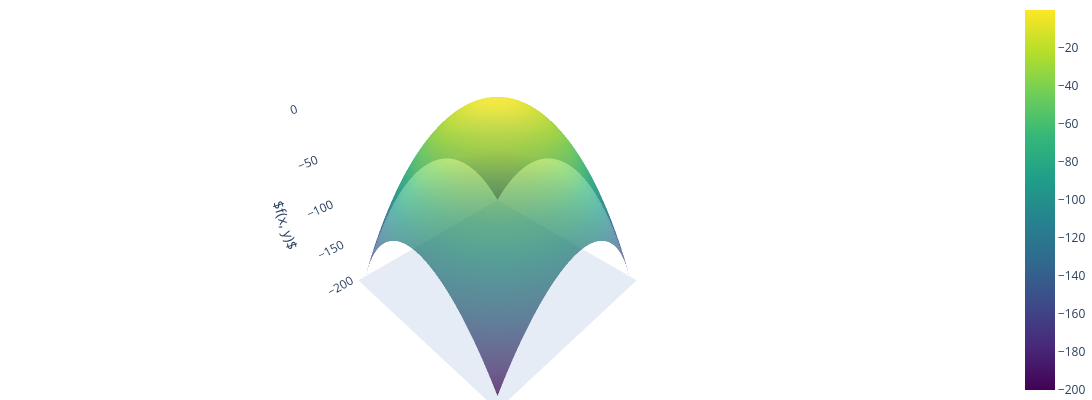

Notebook code for this chart:
### Code cell
import numpy as np
import plotly.graph_objects as go

# Define the grid for the plot
x = np.linspace(-10, 10, 100)
y = np.linspace(-10, 10, 100)
X, Y = np.meshgrid(x, y)

Z = -X**2 - Y**2

# Create the 3D surface plot
fig = go.Figure()

fig.add_trace(
    go.Surface(
        z=Z, 
        x=X, 
        y=Y, 
        colorscale='Viridis', 
        opacity=0.7  # Set transparency
    )
)

# Update layout for labels and styling
fig.update_layout(
    scene=dict(
        xaxis_title='$x$',
        yaxis_title='$y$',
        zaxis_title='$f(x, y)$',
        xaxis=dict(visible=False),  # Hide x-axis
        yaxis=dict(visible=False),  # Hide y-axis
    ),
    margin=dict(l=0, r=0, t=0, b=0),  # Reduce padding
    paper_bgcolor='rgba(0,0,0,0)',  # Transparent background
    width=1400,  # Set figure width
    height=400   # Set figure height
)

# Show the plot
fig.show()

### Figure 1 — Plotly figure (JSON) as saved in the notebook; plotly's stock layout.template omitted (floating-point values rounded to 4 significant figures; data arrays with more than 128 entries replaced by an {"elided": "..."} marker saying what was removed)
{"data": [{"colorscale": [[0, "#440154"], [0.1111, "#482878"], [0.2222, "#3e4989"], [0.3333, "#31688e"], [0.4444, "#26828e"], [0.5556, "#1f9e89"], [0.6667, "#35b779"], [0.7778, "#6ece58"], [0.8889, "#b5de2b"], [1, "#fde725"]], "opacity": 0.7, "type": "surface", "x": {"elided": "100x100 float values"}, "y": {"elided": "100x100 float values"}, "z": {"elided": "100x100 float values"}}], "layout": {"height": 400, "margin": {"b": 0, "l": 0, "r": 0, "t": 0}, "paper_bgcolor": "rgba(0,0,0,0)", "scene": {"xaxis": {"title": {"text": "$x$"}, "visible": false}, "yaxis": {"title": {"text": "$y$"}, "visible": false}, "zaxis": {"title": {"text": "$f(x, y)$"}}}, "width": 1400}}
